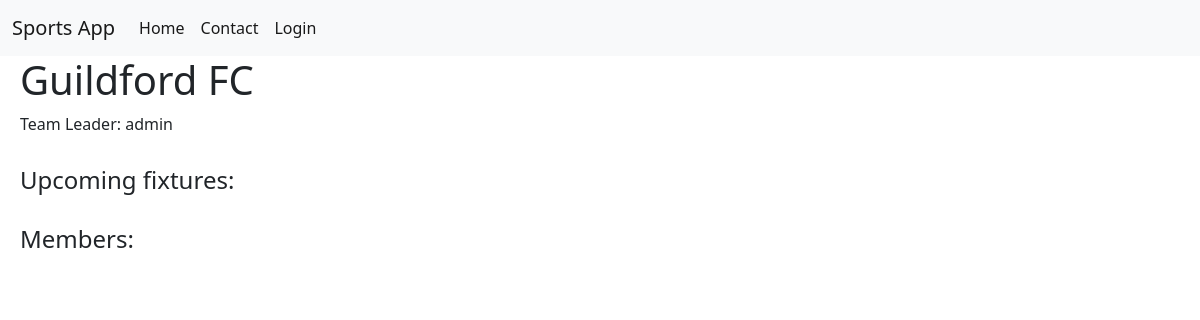
The page /app/team/1 on the database as committed earlier.
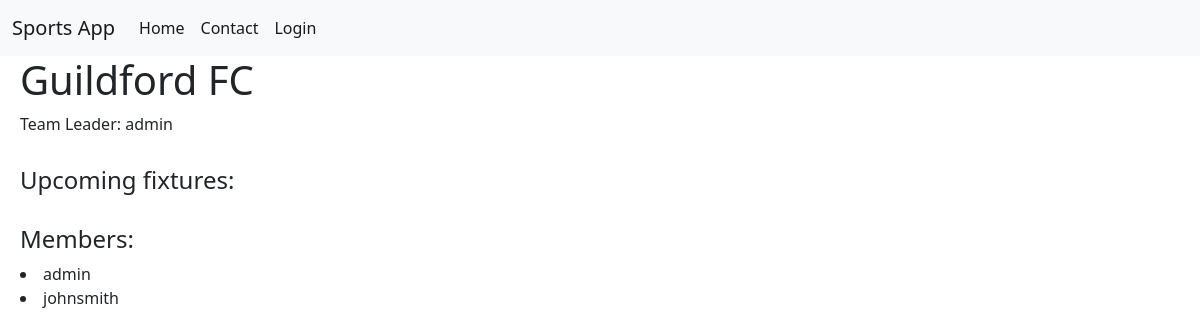
The same page on the database as committed later.
### sportsapp/models.py (models this page shows)
class Member(models.Model):
    userID = models.ForeignKey(User, on_delete=models.CASCADE)
    teamID = models.ForeignKey(Team, on_delete=models.CASCADE)
    teamAdmin = models.BooleanField(default=False)

### sportsapp/views.py (the view, shortened to what this page needs)
# urls.py: path('team/<int:team>', views.teamPage, name='teamPage'),
def teamPage(request, team):
    context = { "team": None, "members": None, "error": None }
    currentTeam = Team.objects.filter(id=team).first()
    if (currentTeam):
        teamID = team
        context["team"] = currentTeam
        leader = User.objects.filter(id=currentTeam.leader).first()
        if (leader):
            context["leader"] = leader
        members = Member.objects.filter(teamID=currentTeam).all()
        if (members):
            context["members"] = members
        fixtures = Fixture.objects.filter(teamID=currentTeam).all().order_by('date')
        if (fixtures):
            context["fixtures"] = fixtures
    return render(request, "team/teamHome.html", context)

### sportsapp/templates/team/teamHome.html (shortened to what this page needs)
{% extends 'base.html' %}
{% load static %}
{% block content %}
<div style="margin-left: 20px;">
    {% if team != None %}
        <h1>{{team.name}}</h1>
        <p>Team Leader: {{leader.username}}</p>
        <div style="margin-top: 30px;">
            <h4>Upcoming fixtures:</h4>
        </div>
        <div style="margin-top: 30px;">
            <h4>Members:</h4>
            {% if members != None %}
                {% for member in members %}
                    <li>{{member.userID.username}}</li>
                {% endfor %}
            {% endif %}
        </div>
    {% else %}
        <h1>Team does not exist</h1>
    {% endif %}
</div>
{% endblock content %}

Rows that differ between the two databases and show on the page:
added Member: userID.username "admin"
added Member: userID.username "johnsmith"
